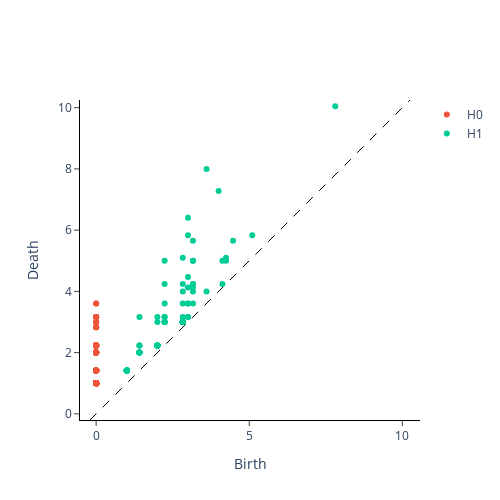

The code cell stored with this chart in its notebook:
### Code cell
PtCloudPers1test = VR.fit_transform(xypts1test)
VR.plot(PtCloudPers1test,0)
